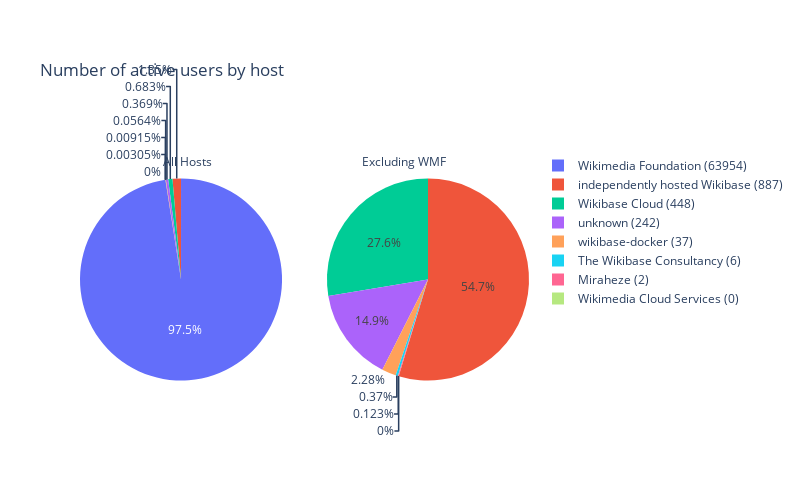

Write notebook code for a chart like this one.
### Code cell
from plotly.subplots import make_subplots

# Update labels to include the total number of active users per host
labels = [f"{k} ({v})" for k, v in active_users_by_host.items()]
values = list(active_users_by_host.values())

# Filter out the Wikimedia Foundation
filtered_active_users_by_host = {k: v for k, v in active_users_by_host.items() if k != 'Wikimedia Foundation'}

filtered_labels = [f"{k} ({v})" for k, v in filtered_active_users_by_host.items()]
filtered_values = list(filtered_active_users_by_host.values())

# Create subplots
fig = make_subplots(rows=1, cols=2, specs=[[{'type': 'domain'}, {'type': 'domain'}]])

# Add the first pie chart
fig.add_trace(go.Pie(labels=labels, values=values, name="All Hosts"), 1, 1)

# Add the second pie chart
fig.add_trace(go.Pie(labels=filtered_labels, values=filtered_values, name="Excluding Wikimedia Foundation"), 1, 2)

# Update layout
fig.update_layout(
    title_text="Number of active users by host",
    height=500,
    width=800,
    annotations=[dict(text='All Hosts', x=0.18, y=1, font_size=12, showarrow=False),
                 dict(text='Excluding WMF', x=0.82, y=1, font_size=12, showarrow=False)]
)

fig.show()

### Figure 1 — Plotly figure (JSON) as saved in the notebook; plotly's stock layout.template omitted (floating-point values rounded to 4 significant figures)
{"data": [{"domain": {"x": [0, 0.45], "y": [0, 1]}, "labels": ["Wikimedia Foundation (63954)", "Wikibase Cloud (448)", "independently hosted Wikibase (887)", "The Wikibase Consultancy (6)", "Wikimedia Cloud Services (0)", "unknown (242)", "Miraheze (2)", "wikibase-docker (37)"], "name": "All Hosts", "type": "pie", "values": [63954, 448, 887, 6, 0, 242, 2, 37]}, {"domain": {"x": [0.55, 1], "y": [0, 1]}, "labels": ["Wikibase Cloud (448)", "independently hosted Wikibase (887)", "The Wikibase Consultancy (6)", "Wikimedia Cloud Services (0)", "unknown (242)", "Miraheze (2)", "wikibase-docker (37)"], "name": "Excluding Wikimedia Foundation", "type": "pie", "values": [448, 887, 6, 0, 242, 2, 37]}], "layout": {"annotations": [{"font": {"size": 12}, "showarrow": false, "text": "All Hosts", "x": 0.18, "y": 1}, {"font": {"size": 12}, "showarrow": false, "text": "Excluding WMF", "x": 0.82, "y": 1}], "height": 500, "title": {"text": "Number of active users by host"}, "width": 800}}
